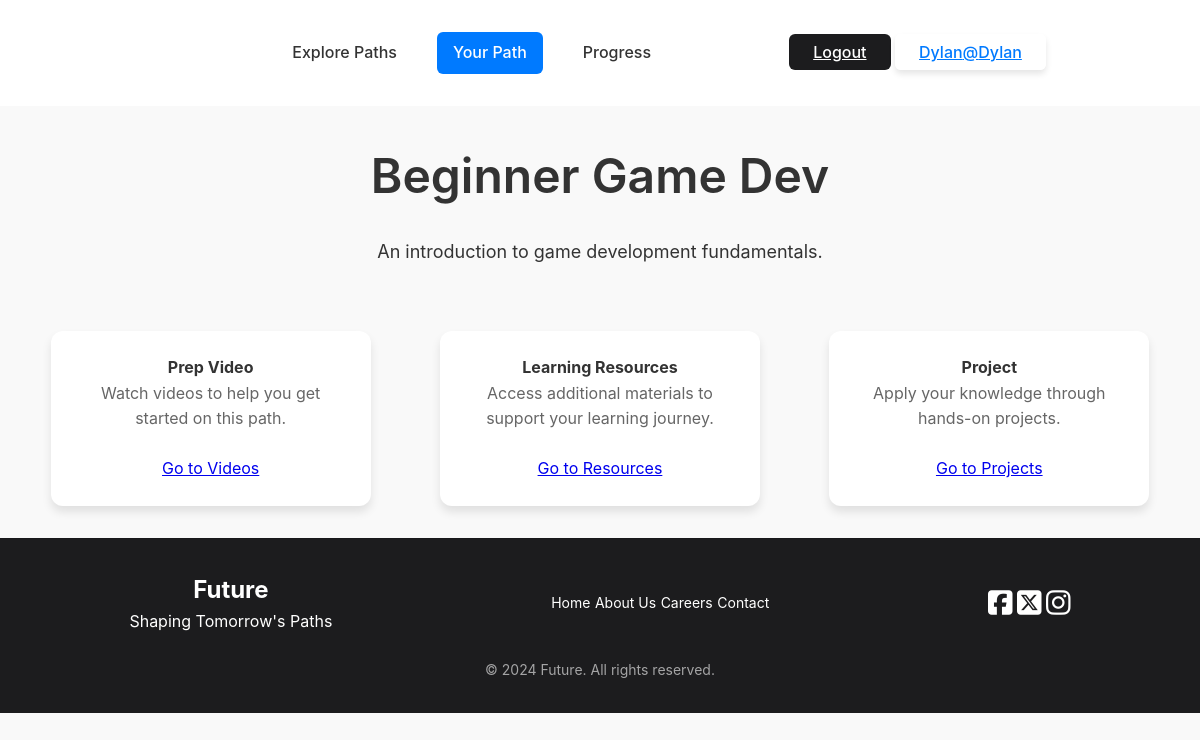
Screenshot of /path/ (signed in) with the database file from the repository.
### future/models.py (models this page shows, shortened)
class User(AbstractUser):
    name = models.CharField(max_length=200, null=True)
    email = models.EmailField(unique=True, null=True)
    track = models.ForeignKey(Track, null=True, on_delete=models.SET_NULL)
    USERNAME_FIELD = 'email'
    REQUIRED_FIELDS = ['password', 'username']

class Path(models.Model):
    name = models.CharField(max_length=200)
    description = models.TextField()
    track = models.ForeignKey(Track, on_delete=models.CASCADE, related_name='paths')

### future/views.py (the view)
# urls.py: path('path/', views.view_path_view, name='view_path'),
def view_path_view(request):
    path_id = request.GET.get('path_id')  # Fetch the path ID from query parameters
    if path_id:
        request.session['selected_path_id'] = path_id
    selected_path_id = request.session.get('selected_path_id')
    if selected_path_id:
        path = get_object_or_404(Path, id=selected_path_id)
        return render(request, 'view_path.html', {'path': path})
    else:
        messages.error(request, "Please select a path to proceed.")
        return redirect('home')

### future/templates/view_path.html (shortened to what this page needs)
{% extends "base.html" %}
{% block content %}
<div class="see-the-path" data-color-mode="SDS-light">
    {% if paths %}
        <section class="hero-basic">
            <h1 class="title-2">Available Paths</h1>
            <ul>
                {% for path in paths %}
                    <li>
                        <h2>{{ path.name }}</h2>
                        <p>{{ path.description }}</p>
                        <a href="/path/?path_id={{ path.id }}" class="choose-button">View Path</a>
                    </li>
                {% endfor %}
            </ul>
        </section>
    {% else %}
        <section class="hero-basic">
            <h1 class="title-2">{{ path.name }}</h1>
            <p class="subtitle">{{ path.description }}</p>
        </section>
        <div class="cards">
            <div class="card">
                <h4>Prep Video</h4>
                <p>Watch videos to help you get started on this path.</p>
                <a href="{% url 'dynamic_content' 'videos' %}?path_id={{ path.id }}" class="choose-button">Go to Videos</a>
            </div>
            <div class="card">
                <h4>Learning Resources</h4>
                <p>Access additional materials to support your learning journey.</p>
                <a href="{% url 'dynamic_content' 'resources' %}?path_id={{ path.id }}" class="choose-button">Go to Resources</a>
            </div>
            <div class="card">
                <h4>Project</h4>
                <p>Apply your knowledge through hands-on projects.</p>
                <a href="{% url 'dynamic_content' 'projects' %}?path_id={{ path.id }}" class="choose-button">Go to Projects</a>
            </div>
        </div>
    {% endif %}
</div>
{% endblock content %}

### future/templates/header.html (shortened to what this page needs)
<header class="header">
    <nav class="navigation-pill-list">
        <a href="{% url 'home' %}" class="navigation-pill {% if request.resolver_match.url_name == 'home' %}active{% endif %}">Explore Paths</a>
        <a href="{% url 'view_path' %}" class="navigation-pill {% if request.resolver_match.url_name == 'view_path' %}active{% endif %}">Your Path</a>
        <a href="{% url 'progress' %}" class="navigation-pill {% if request.resolver_match.url_name == 'progress' %}active{% endif %}">Progress</a>
    </nav>
    <div class="header-auth">
        {% if request.user.is_authenticated %}
        <a href="{% url 'logout' %}" class="button dark">Logout</a>
        <a href="" class="button light">
                {{request.user.username}}<span>@{{request.user.username}}</span>
        </a>
        {% else %}
        <a href="{% url 'login' %}" class="button light">Sign in</a>
        <a href="{% url 'register' %}" class="button dark">Register</a>
        {% endif %}
    </div>
</header>

### future/static/styles/style.css (style rules this page uses)
:root { --font-family-sans: "San Francisco", -apple-system, BlinkMacSystemFont, "Segoe UI", Helvetica, Arial, sans-serif; --font-size-large: 18px; --font-size-medium: 16px; --font-size-small: 14px; --spacing-large: 32px; --spacing-medium: 24px; --spacing-small: 16px; --spacing-xsmall: 8px; --radius-small: 6px; --radius-medium: 12px; --color-light-background: #f9f9f9; --color-dark-background: #1c1c1e; --color-light-text: #333333; --color-dark-text: #ffffff; --color-accent: #007aff; --color-border: rgba(0, 0, 0, 0.1); }
* { margin: 0; padding: 0; box-sizing: border-box; }
body { font-family: var(--font-family-sans); font-size: var(--font-size-medium); color: var(--color-light-text); background-color: var(--color-light-background); line-height: 1.6; }
.button { padding: var(--spacing-xsmall) var(--spacing-medium); border-radius: var(--radius-small); font-size: var(--font-size-medium); font-weight: 500; text-transform: capitalize; cursor: pointer; transition: background-color 0.3s ease, color 0.3s ease; border: none; }
.button.light { background-color: #ffffff; color: var(--color-accent); box-shadow: 0px 4px 6px rgba(0, 0, 0, 0.1); }
.button.dark { background-color: var(--color-dark-background); color: var(--color-dark-text); }
.header { display: flex; justify-content: space-between; align-items: center; padding: var(--spacing-large); background-color: #ffffff; box-shadow: 0px 2px 4px rgba(0, 0, 0, 0.05); }
.navigation-pill-list { display: flex; gap: var(--spacing-medium); }
.navigation-pill { padding: var(--spacing-xsmall) var(--spacing-small); border-radius: var(--radius-small); font-size: var(--font-size-medium); font-weight: 500; color: var(--color-light-text); text-decoration: none; transition: background-color 0.3s ease, color 0.3s ease; }
.navigation-pill:hover, .navigation-pill.active { background-color: var(--color-accent); color: var(--color-dark-text); }
.hero-basic { text-align: center; padding: var(--spacing-large); background-color: var(--color-light-background); }
.hero-basic h1 { font-size: 3rem; font-weight: 600; margin-bottom: var(--spacing-medium); }
.hero-basic p { font-size: var(--font-size-large); color: var(--color-light-text); }
.cards { display: flex; gap: var(--spacing-large); flex-wrap: wrap; justify-content: center; padding: var(--spacing-large); }
.card { width: 320px; padding: var(--spacing-medium); background-color: #ffffff; border-radius: var(--radius-medium); box-shadow: 0px 6px 10px rgba(0, 0, 0, 0.1); text-align: center; transition: transform 0.3s ease, box-shadow 0.3s ease; }
.card p { font-size: var(--font-size-medium); color: #666666; margin-bottom: var(--spacing-medium); }
div { margin: 0 auto; }
p { text-align: center; }

### rows the page displays
User: user.username "Dylan"
Path: name "Beginner Game Dev", description "An introduction to game development fundamentals."

### other values shown
{{ current_year|default:2024 }} "2024"
